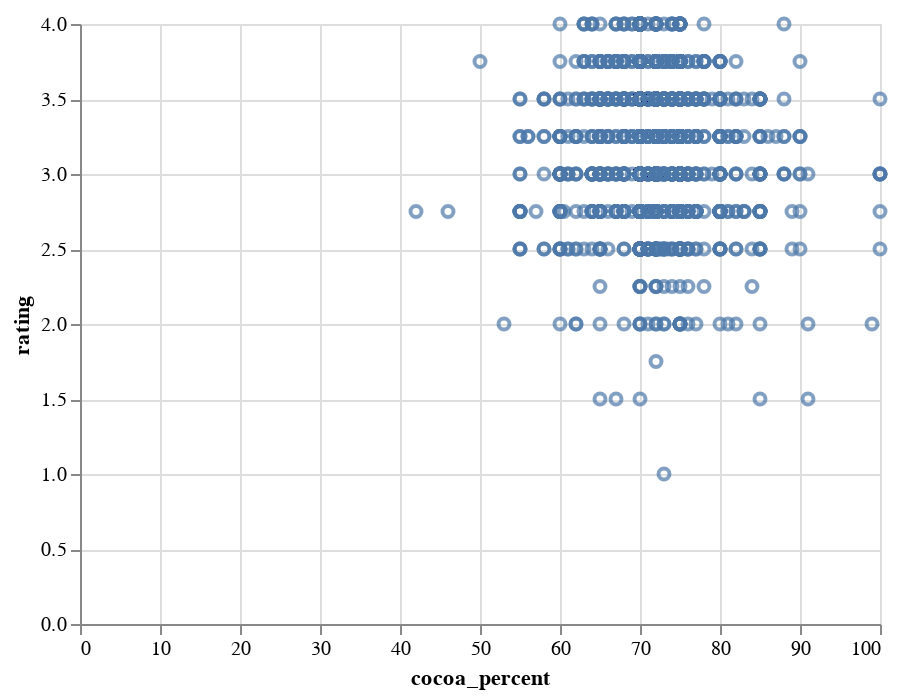

This figure's notebook cell:
### Code cell
alt.Chart(df).mark_point().encode(
    x="cocoa_percent",
    y="rating"
)

### Figure 1 — Vega-Lite specification as saved in the notebook (floating-point values rounded to 4 significant figures; data arrays with more than 128 entries replaced by an {"elided": "..."} marker saying what was removed)
{"config": {"view": {"continuousWidth": 400, "continuousHeight": 300}}, "data": {"name": "data-6ec2fd7f0a4e3d1149a8183ddadf2c8b"}, "mark": "point", "encoding": {"x": {"field": "cocoa_percent", "type": "quantitative"}, "y": {"field": "rating", "type": "quantitative"}}, "$schema": "https://vega.github.io/schema/vega-lite/v4.17.0.json", "datasets": {"data-6ec2fd7f0a4e3d1149a8183ddadf2c8b": {"elided": "2443 records"}}}
